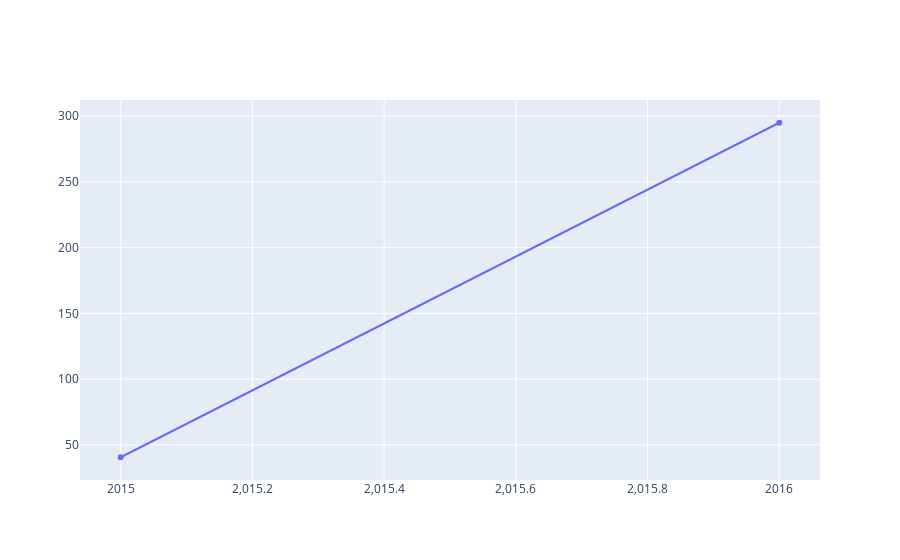

Here is the notebook cell this chart was saved with:
### Code cell
fig = go.Figure(data=go.Scatter(x=average_cases_per_year['year_of_date'], y=average_cases_per_year['measure_values']))
fig.show()

### Figure 1 — Plotly figure (JSON) as saved in the notebook; plotly's stock layout.template omitted (floating-point values rounded to 4 significant figures)
{"data": [{"type": "scatter", "x": [2015, 2016], "y": [40.6, 294.9]}], "layout": {"autosize": true, "xaxis": {"autorange": true, "range": [2015.0, 2016.0], "type": "linear"}, "yaxis": {"autorange": true, "range": [21.98, 313.6], "type": "linear"}}}
